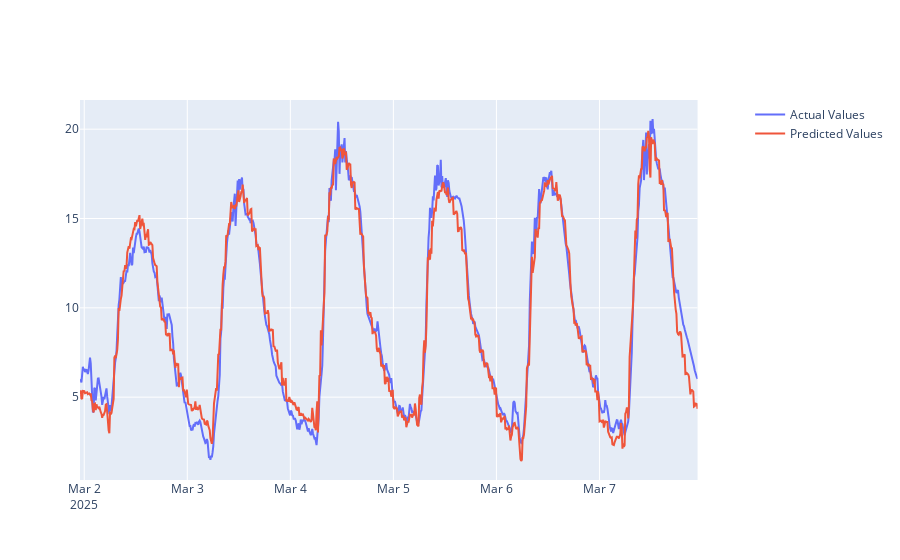

Notebook source saved alongside this figure:
### Code cell
from plotly.subplots import make_subplots
fig = make_subplots(specs=[[{"secondary_y": True}]])

fig.add_trace(
    go.Scatter(x = df["_time"], y = y, name='Actual Values'), secondary_y = False
)

fig.add_trace(
    go.Scatter(x = df["_time"], y = best.predict(X_selected), name='Predicted Values'), secondary_y = False
)

### Figure 1 — Plotly figure (JSON) as saved in the notebook; plotly's stock layout.template omitted (floating-point values rounded to 4 significant figures; data arrays with more than 128 entries replaced by an {"elided": "..."} marker saying what was removed)
{"data": [{"name": "Actual Values", "type": "scatter", "x": {"elided": "861 str values"}, "xaxis": "x", "y": {"elided": "861 float values"}, "yaxis": "y"}, {"name": "Predicted Values", "type": "scatter", "x": {"elided": "861 str values"}, "xaxis": "x", "y": {"elided": "861 float values"}, "yaxis": "y"}], "layout": {"xaxis": {"anchor": "y", "domain": [0, 0.94]}, "yaxis": {"anchor": "x", "domain": [0, 1]}, "yaxis2": {"anchor": "x", "overlaying": "y", "side": "right"}}}
